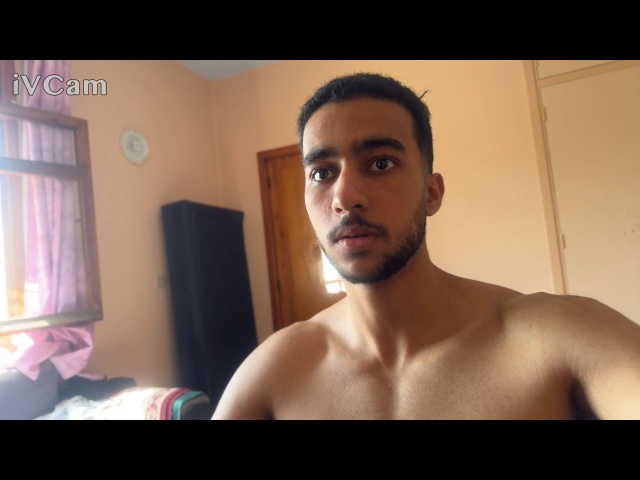
#> input picture engines/data/face_db/5/20250901_154517_user_5_success.jpg, 640 x 480 px
$ python -i ai_engine_enhancer.py   (imports and definitions only)
#> lines starting #> are read from the running program, lines starting #| are printed output that depends on the picture
# ai_engine_enhancer.py
"""
OCCUR-CALL AI Camera Engine Enhancer

Purpose:
- Optional enhancements for AICameraEngine.
- Improves recognition under challenging conditions:
  lighting changes, rotation, partial occlusion, zoom, far faces.
- Adds threaded recognition for performance.
- Enhances unknown-face handling.
- Does NOT modify the core engine.
"""

from typing import Tuple, Optional, Callable
import cv2
import numpy as np
import threading
from datetime import datetime
import time

# ---------------------------- Image Enhancements --------------------------- #
def normalize_lighting(face_gray: np.ndarray) -> np.ndarray:
    """Equalize histogram to improve lighting conditions."""
    return cv2.equalizeHist(face_gray)

# [11 lines left out: functions rotate_face, scale_face, not called in this run]

def enhance_face_crop(face_img: np.ndarray) -> np.ndarray:
    """Apply all basic enhancements: lighting and minor scaling."""
    gray = cv2.cvtColor(face_img, cv2.COLOR_BGR2GRAY)
    norm = normalize_lighting(gray)
    return cv2.cvtColor(norm, cv2.COLOR_GRAY2BGR)

# ---------------------------- Threaded Recognition ------------------------- #
# [54 lines left out: functions run_recognition_threaded, enhanced_handle_unknown, not called in this run]

# ---------------------------- Session Memory Enhancer ---------------------- #
class SessionMemory:
    """
    Keeps track of recently recognized faces to avoid duplicate logging.
    Can be integrated with AICameraEngine._unknown_last_saved
    """
    def __init__(self, cooldown_seconds: float = 15.0):
        self.cooldown = cooldown_seconds
        self.last_seen = {}  # face_hash -> timestamp

    # [32 lines left out: functions should_log, log_enhanced_event, enhance_engine, not called in this run]

>>> import cv2
>>> picture = cv2.imread('data/face_db/5/20250901_154517_user_5_success.jpg')
#> picture is the input picture: shape (480, 640, 3); mean B, G, R 80.9, 96.7, 121.5
>>> result = enhance_face_crop(picture)
#> in enhance_face_crop, `gray = cv2.cvtColor(face_img, cv2.COLOR_BGR2GRAY)`:
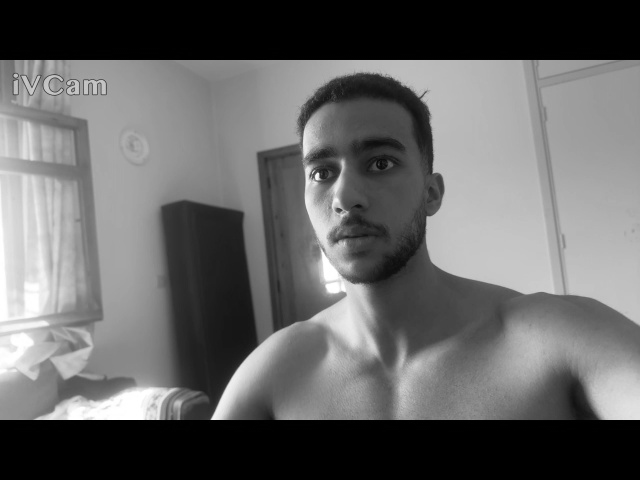
#> gray: shape (480, 640); min 0, max 255, mean 102.3
#> in normalize_lighting, `return cv2.equalizeHist(face_gray)`:
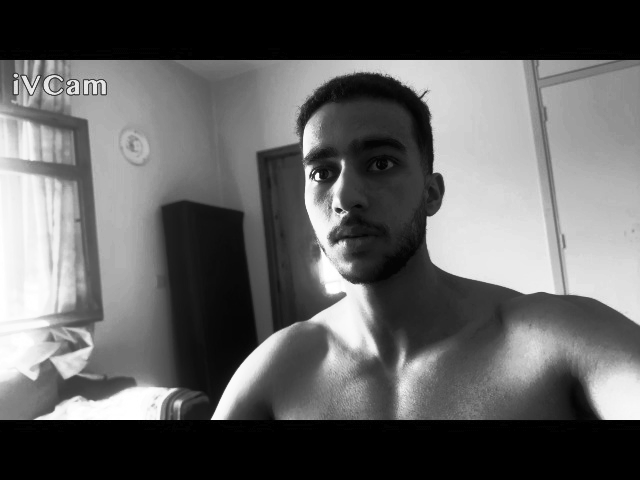
#> returned value: shape (480, 640); min 0, max 255, mean 98

$ run again, on engines/data/face_db/5/20250901_154526_user_5_success.jpg
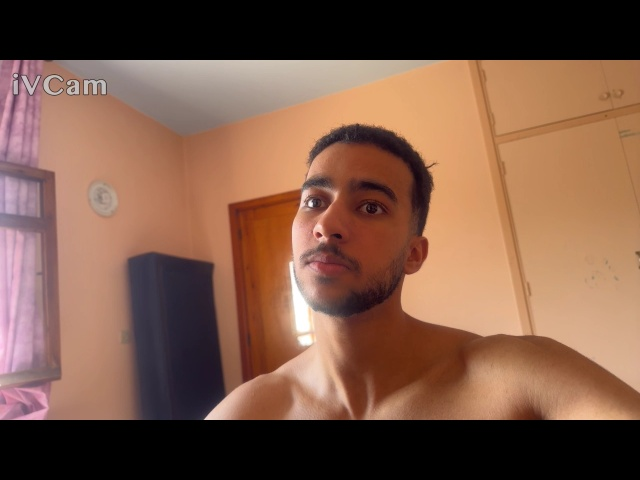
#> input picture engines/data/face_db/5/20250901_154526_user_5_success.jpg, 640 x 480 px
#> picture is the input picture: shape (480, 640, 3); mean B, G, R 72.3, 90.1, 125.6
#> in enhance_face_crop, `gray = cv2.cvtColor(face_img, cv2.COLOR_BGR2GRAY)`:
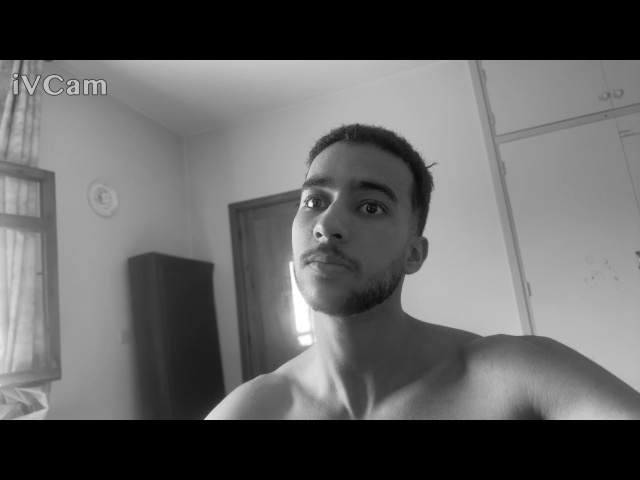
#> gray: shape (480, 640); min 0, max 255, mean 98.7
#> in normalize_lighting, `return cv2.equalizeHist(face_gray)`:
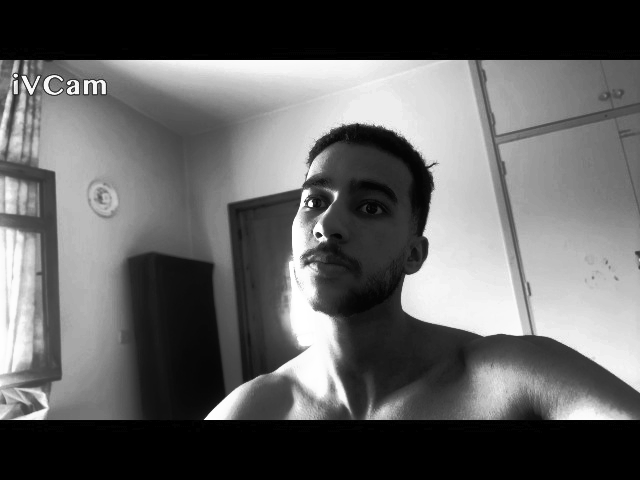
#> returned value: shape (480, 640); min 0, max 255, mean 98.2

$ run again, on engines/data/face_db/5/20250901_155432_user_5_success.jpg
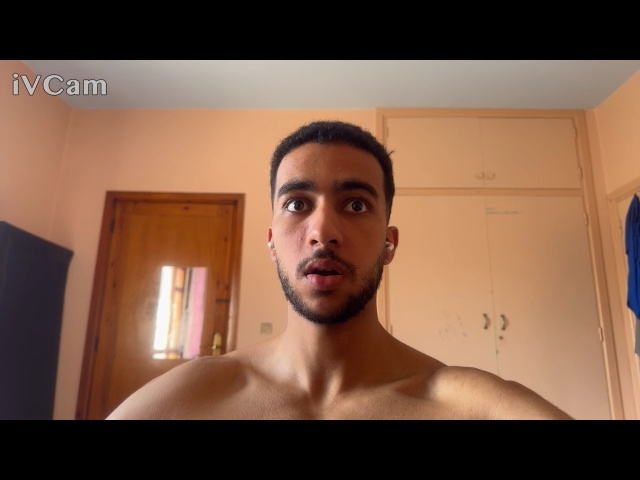
#> input picture engines/data/face_db/5/20250901_155432_user_5_success.jpg, 640 x 480 px
#> picture is the input picture: shape (480, 640, 3); mean B, G, R 70.2, 89.8, 123.1
#> in enhance_face_crop, `gray = cv2.cvtColor(face_img, cv2.COLOR_BGR2GRAY)`:
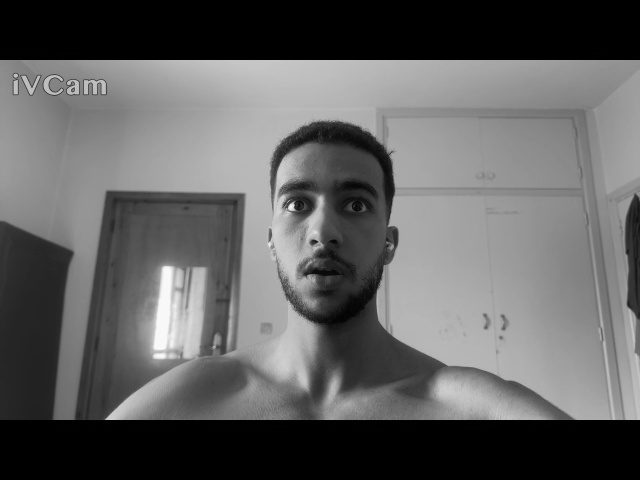
#> gray: shape (480, 640); min 0, max 252, mean 97.6
#> in normalize_lighting, `return cv2.equalizeHist(face_gray)`:
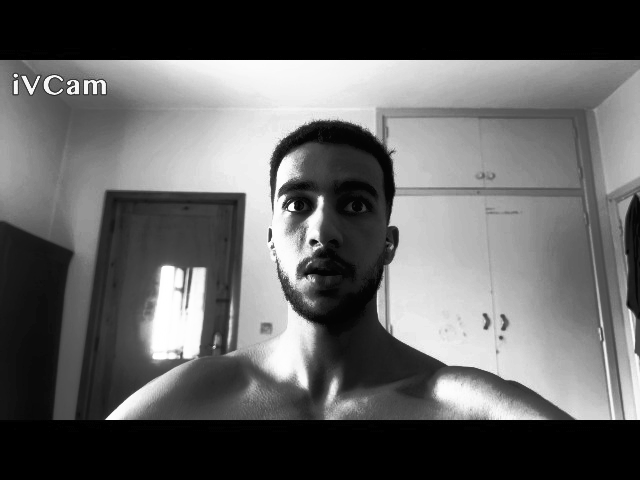
#> returned value: shape (480, 640); min 0, max 255, mean 97.7

$ run again, on engines/data/face_db/5/20250901_155500_user_5_success.jpg
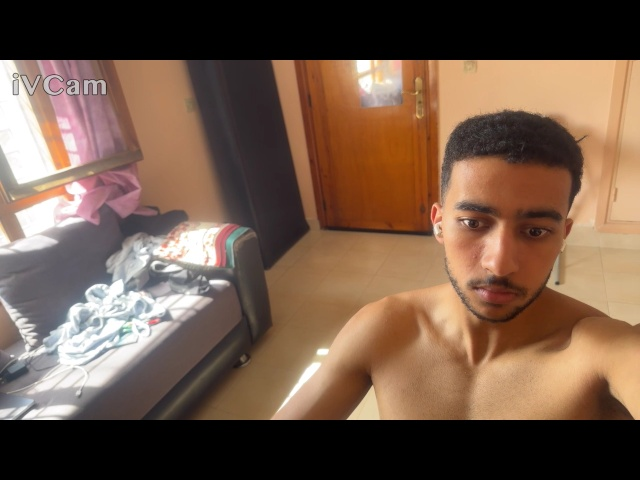
#> input picture engines/data/face_db/5/20250901_155500_user_5_success.jpg, 640 x 480 px
#> picture is the input picture: shape (480, 640, 3); mean B, G, R 74.1, 90.7, 115.8
#> in enhance_face_crop, `gray = cv2.cvtColor(face_img, cv2.COLOR_BGR2GRAY)`:
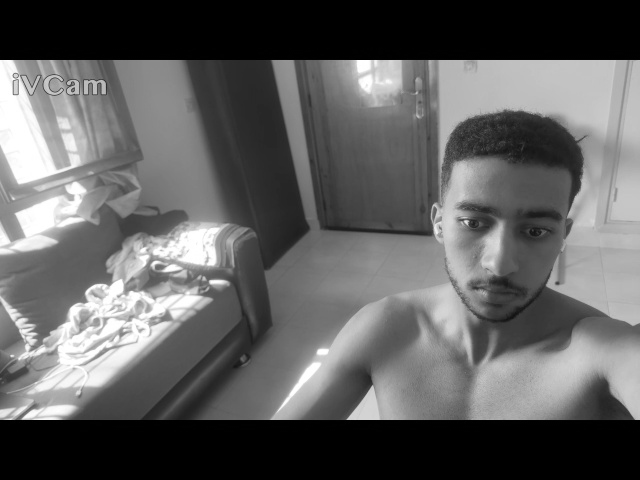
#> gray: shape (480, 640); min 0, max 255, mean 96.4
#> in normalize_lighting, `return cv2.equalizeHist(face_gray)`:
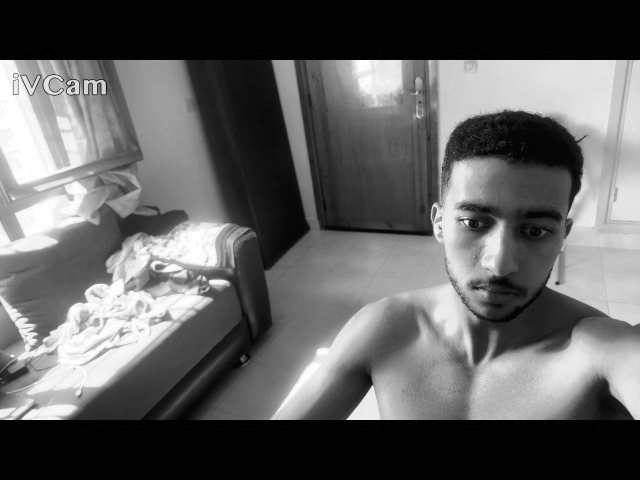
#> returned value: shape (480, 640); min 0, max 255, mean 97.9
